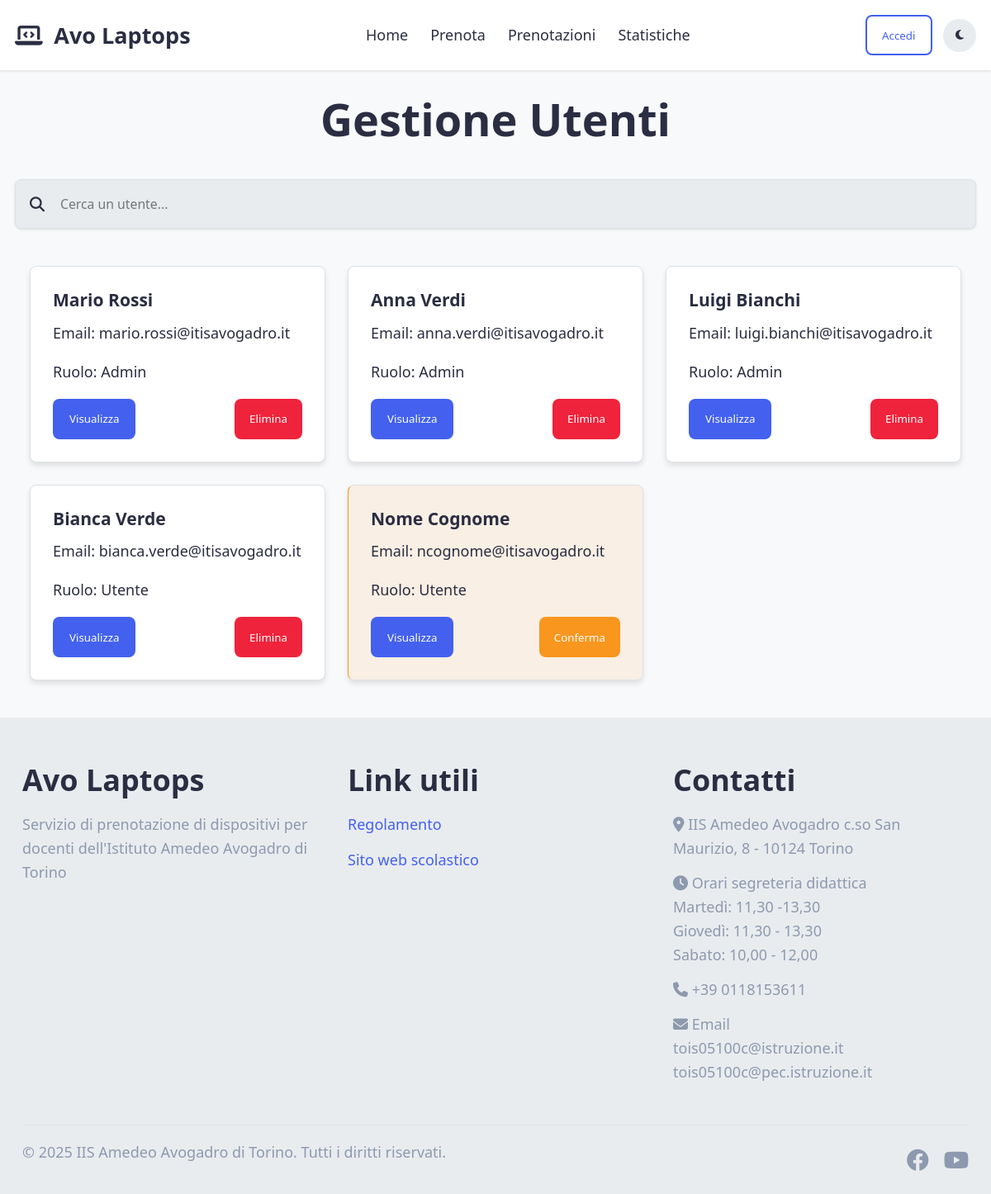
Screenshot of /php/admin_pages/admin_users.php with the database file from the repository.
### tables this page shows
CREATE TABLE `users` (
  `u_id` int(11) NOT NULL,
  `u_name` varchar(50) DEFAULT NULL,
  `u_surname` varchar(50) DEFAULT NULL,
  `u_email` varchar(64) DEFAULT NULL,
  `u_cf` varchar(16) DEFAULT NULL,
  `u_password` varchar(61) DEFAULT NULL,
  `u_role` int(11) DEFAULT NULL,
  `u_authorized` tinyint(1) DEFAULT NULL,
  `u_token` varchar(65) DEFAULT NULL,
  `u_date_birth` date DEFAULT NULL
);

### php/admin_pages/admin_users.php (the view, shortened to what this page needs)
<!DOCTYPE html>
<html lang="it" data-theme="light">
<head>
    <link rel="stylesheet" href="../../css/styles.css">
    <link rel="stylesheet" href="../../css/auth.css">
    <link rel="stylesheet" href="../../css/responsive.css">
    <link rel="stylesheet" href="../../css/users.css">
    <link rel="stylesheet" href="../../css/custom_inputs.css">
    <link rel="stylesheet" href="https://cdnjs.cloudflare.com/ajax/libs/font-awesome/6.4.0/css/all.min.css">
</head>
<?php
$path = "../";
include_once '../page/header_navbar.php';
$conn = connectToDatabase();
$sql = "SELECT u_id, u_name, u_surname, u_email, u_role, u_authorized FROM users";
$stmt = $conn->prepare($sql);
$stmt->execute();
$users = $stmt->get_result()->fetch_all(MYSQLI_ASSOC);
?>
<body>
    <main>
        <div class="main-container">
            <h1 class="heading-1">Gestione Utenti</h1>
            <div class="search-user-input">
                <i class="fa-solid fa-magnifying-glass"></i>
                <input type="text" name="search-user" id="search-user" placeholder="Cerca un utente..."
                    class="search-user-bar">
            </div>
            <div class="users-container" id="users-container">
                <?php foreach ($users as $user): ?>
                    <div class="user-card <?php echo $user['u_authorized'] == 0 ? 'not-verified' : ''; ?>">
                        <h3><?php echo htmlspecialchars($user['u_name'] . ' ' . $user['u_surname']); ?></h3>
                        <p>Email: <?php echo htmlspecialchars($user['u_email']); ?></p>
                        <p>Ruolo: <?php echo $user['u_role'] == 1 ? 'Admin' : 'Utente'; ?></p>
                        <div class=" buttons">
                            <button class="btn btn-primary"
                                onclick="viewUser(<?php echo $user['u_id']; ?>)">Visualizza</button>
                            <?php if ($user['u_authorized'] == 1): ?>
                                <button class="btn btn-danger"
                                    onclick="deleteUser(<?php echo $user['u_id']; ?>)">Elimina</button>
                            <?php else: ?>
                                <button class="btn btn-warning"
                                    onclick="confirmUser(<?php echo $user['u_id']; ?>)">Conferma</button>
                            <?php endif ?>
                        </div>
                    </div>
                <?php endforeach; ?>
            </div>
        </div>
    </main>
    <?php include_once "../page/footer.php"; ?>
</body>

### php/page/header_navbar.php (shortened to what this page needs)
<header class="main-header">
    <div class="main-container">
        <div class="site-logo">
            <i class="fas fa-laptop-code"></i>
            <span>Avo Laptops</span>
        </div>
        <nav class="main-nav">
            <ul>
                <li><a href="<?php echo $path ?>homepage.php#home">Home</a></li>
                <li><a href="<?php echo $path ?>reservation/prenota.php">Prenota</a></li>
                <li><a href="<?php echo $path ?>reservation/prenotazioni.php">Prenotazioni</a></li>
                <li><a href="<?php echo $path ?>statistics/statistics.php">Statistiche</a></li>
            </ul>
        </nav>
        <div class="user-actions">
            <?php if (isset($_SESSION["id"]) && !empty($_SESSION["id"])): ?>
                <button class="btn btn-outline"
                    onclick="window.location.replace('<?php echo $path ?>user/logout.php')">Logout</button>
            <?php else: ?>
                <button class="btn btn-outline"
                    onclick="window.location.replace('<?php echo $path ?>user/login.php')">Accedi</button>
            <?php endif; ?>
            <button id="theme-toggle" class="btn-icon">
                <i class="fas fa-moon"></i>
            </button>
        </div>
    </div>
</header>

### php/page/footer.php
<footer class="main-footer">
    <div class="main-container">
        <div class="footer-grid">
            <div class="footer-column">
                <h3 class="heading-3">Avo Laptops</h3>
                <p>Servizio di prenotazione di dispositivi per docenti dell'Istituto Amedeo Avogadro di Torino</p>
            </div>
            <div class="footer-column">
                <h3 class="heading-3">Link utili</h3>
                <ul>
                    <li><a href="#">Regolamento</a></li>
                    <li><a href="https://www.itisavogadro.edu.it/" target="_blank">Sito web scolastico</a></li>
                </ul>
            </div>
            <div class="footer-column">
                <h3 class="heading-3">Contatti</h3>
                <ul>
                    <li><i class="fas fa-map-marker-alt"></i> IIS Amedeo Avogadro c.so San Maurizio, 8 - 10124 Torino
                    </li>
                    <li>
                        <i class="fas fa-clock"></i> Orari segreteria didattica<br>
                        Martedì: 11,30 -13,30 <br>
                        Giovedì: 11,30 - 13,30 <br>
                        Sabato: 10,00 - 12,00 <br>
                    </li>
                    <li><i class="fa-solid fa-phone"></i> +39 0118153611</li>
                    <li><i class="fas fa-envelope"></i> Email<br>tois05100c@istruzione.it
                        <br>tois05100c@pec.istruzione.it
                    </li>
                </ul>
            </div>
        </div>
        <div class="footer-bottom">
            <p>&copy; 2025 IIS Amedeo Avogadro di Torino. Tutti i diritti riservati.</p>
            <div class="social-links">
                <a target="_blank"
                    href="https://www.facebook.com/p/Istituto-Avogadro-Torino-100063754143556/?locale=it_IT"><i
                        class="fab fa-facebook"></i></a>
                <a target="_blank" href="https://www.youtube.com/c/Avovideotorino/videos"><i
                        class="fab fa-youtube"></i></a>
            </div>
        </div>
    </div>
</footer>

### css/styles.css (style rules this page uses)
* { margin: 0; padding: 0; box-sizing: border-box; }
*:not(i) { font-family: "Segoe UI", Tahoma, Geneva, Verdana, sans-serif !important; }
html { font-size: var(--font-size-base); scroll-behavior: smooth; }
body { line-height: 1.6; color: var(--color-text); background-color: var(--color-bg); transition: background-color var(--transition-normal); }
.main-container { width: 100%; max-width: 1200px; margin: 0 auto; padding: 0 var(--spacing-md); }
.heading-1 { font-size: var(--font-size-xxxl); }
.heading-3 { font-size: var(--font-size-xl); }
h1, h2, h3, h4, h5, h6 { font-weight: var(--font-weight-bold); line-height: 1.2; margin-bottom: var(--spacing-sm); }
p { margin-bottom: var(--spacing-md); }
a { color: var(--color-primary); text-decoration: none; transition: color var(--transition-fast); }
.btn { display: inline-flex; align-items: center; justify-content: center; padding: var(--spacing-sm) var(--spacing-md); border-radius: var(--border-radius-md); font-weight: var(--font-weight-medium); cursor: pointer; transition: all var(--transition-fast); border: 2px solid transparent; }
.btn-primary { background-color: var(--color-primary); color: white; }
.btn-outline { background-color: transparent; color: var(--color-primary); border-color: var(--color-primary); }
.btn-icon { width: 40px; height: 40px; border-radius: var(--border-radius-round); display: flex; align-items: center; justify-content: center; background-color: var(--color-bg-secondary); color: var(--color-text); border: none; cursor: pointer; }
.btn-danger { background-color: var(--color-error); color: white; padding: var(--spacing-sm) var(--spacing-md); border-radius: var(--border-radius-md); border: none; cursor: pointer; }
.btn-warning { background-color: var(--color-warning); color: white; padding: var(--spacing-sm) var(--spacing-md); border-radius: var(--border-radius-md); border: none; cursor: pointer; }
.main-header { position: sticky; top: 0; z-index: 100; background-color: var(--color-card); box-shadow: var(--shadow-sm); transition: all var(--transition-normal); }
.main-header .main-container { display: flex; align-items: center; justify-content: space-between; padding: var(--spacing-md); }
main > .main-container { display: flex; flex-direction: column; align-items: center; gap: var(--spacing-lg); padding: var(--spacing-lg) var(--spacing-md); }
.site-logo { display: flex; align-items: center; gap: var(--spacing-sm); font-size: var(--font-size-lg); font-weight: var(--font-weight-bold); }
.main-nav ul { display: flex; gap: var(--spacing-lg); list-style: none; }
.main-nav a { color: var(--color-text); font-weight: var(--font-weight-medium); }
.user-actions { display: flex; align-items: center; gap: var(--spacing-sm); }
.main-footer { background-color: var(--color-bg-secondary); padding: var(--spacing-xxl) 0 var(--spacing-md); color: var(--color-text-light); }
.footer-grid { display: grid; grid-template-columns: repeat(auto-fit, minmax(200px, 1fr)); gap: var(--spacing-xl); margin-bottom: var(--spacing-xl); }
.footer-column h3 { color: var(--color-text); margin-bottom: var(--spacing-md); }
.footer-column ul { list-style: none; }
.footer-column li { margin-bottom: var(--spacing-sm); }
.footer-bottom { display: flex; justify-content: space-between; align-items: center; padding-top: var(--spacing-md); border-top: 1px solid var(--color-border); }
.social-links { display: flex; gap: var(--spacing-md); }
.social-links a { color: var(--color-text-light); font-size: var(--font-size-lg); }

### css/responsive.css (style rules this page uses)
@media (max-width: 1200px) { .main-container { padding: 0 var(--spacing-lg); } }

### rows the page displays
users: u_name+u_surname "Mario Rossi", u_email "mario.rossi@itisavogadro.it", u_role "Admin"
users: u_name+u_surname "Anna Verdi", u_email "anna.verdi@itisavogadro.it", u_role "Admin"
users: u_name+u_surname "Luigi Bianchi", u_email "luigi.bianchi@itisavogadro.it", u_role "Admin"
users: u_name+u_surname "Bianca Verde", u_email "bianca.verde@itisavogadro.it", u_role "Utente"
users: u_name+u_surname "Nome Cognome", u_email "ncognome@itisavogadro.it", u_role "Utente"
